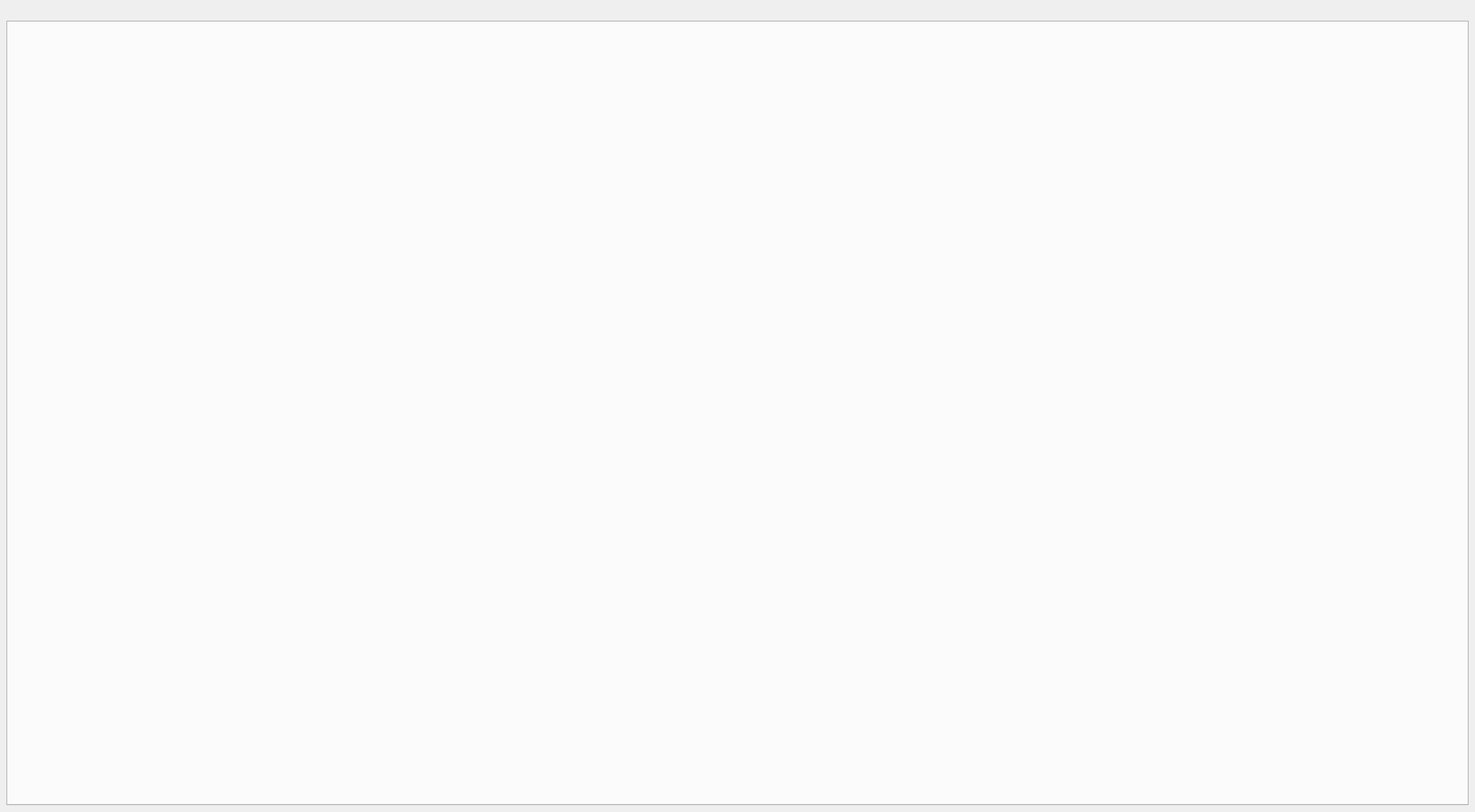
<?xml version="1.0" encoding="UTF-8"?>
<ui version="4.0">
 <class>CyrusDialog</class>
 <widget class="QMainWindow" name="CyrusDialog">
  <property name="geometry">
   <rect>
    <x>0</x>
    <y>0</y>
    <width>2061</width>
    <height>1135</height>
   </rect>
  </property>
  <property name="sizePolicy">
   <sizepolicy hsizetype="Minimum" vsizetype="Minimum">
    <horstretch>0</horstretch>
    <verstretch>0</verstretch>
   </sizepolicy>
  </property>
  <property name="windowTitle">
   <string>Cyrus</string>
  </property>
  <property name="autoFillBackground">
   <bool>false</bool>
  </property>
  <widget class="QWidget" name="centralwidget">
   <property name="sizePolicy">
    <sizepolicy hsizetype="MinimumExpanding" vsizetype="MinimumExpanding">
     <horstretch>0</horstretch>
     <verstretch>0</verstretch>
    </sizepolicy>
   </property>
   <layout class="QVBoxLayout" name="verticalLayout">
    <item>
     <widget class="QLabel" name="hero">
      <property name="enabled">
       <bool>true</bool>
      </property>
      <property name="sizePolicy">
       <sizepolicy hsizetype="Expanding" vsizetype="Fixed">
        <horstretch>0</horstretch>
        <verstretch>0</verstretch>
       </sizepolicy>
      </property>
      <property name="autoFillBackground">
       <bool>true</bool>
      </property>
      <property name="text">
       <string/>
      </property>
      <property name="pixmap">
       <pixmap resource="../asset/image.qrc">:/image/CYRUS_HERO.png</pixmap>
      </property>
      <property name="scaledContents">
       <bool>true</bool>
      </property>
     </widget>
    </item>
    <item>
     <widget class="QTabWidget" name="tabWidget">
      <property name="sizePolicy">
       <sizepolicy hsizetype="Minimum" vsizetype="MinimumExpanding">
        <horstretch>0</horstretch>
        <verstretch>0</verstretch>
       </sizepolicy>
      </property>
      <property name="tabPosition">
       <enum>QTabWidget::West</enum>
      </property>
      <property name="tabShape">
       <enum>QTabWidget::Rounded</enum>
      </property>
      <property name="currentIndex">
       <number>-1</number>
      </property>
     </widget>
    </item>
   </layout>
  </widget>
 </widget>
 <resources>
  <include location="../asset/icon.qrc"/>
  <include location="../asset/image.qrc"/>
 </resources>
 <connections/>
</ui>
